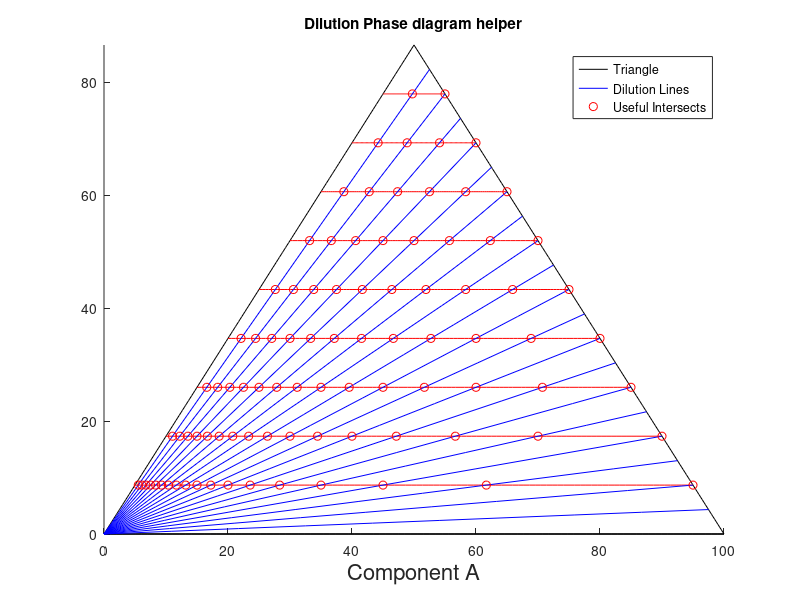

Source code (MATLAB):
close all
cos60 = 0.5;
sin60 = sqrt(3)/2;
tan60 = sqrt(3);

%Set up 3 lines of triangle
scale = 100;
x_h = linspace(0,scale);
h = zeros(size(x_h));
x_up = linspace(0,scale/2);
up= tan60*x_up;
top = tan60*x_up(end);
x_down=linspace(scale/2,scale);
down= 2*top-tan60*x_down;
triangle = [h, up, down];
x_triangle = [x_h, x_up, x_down];
figure 
hold on
plot(x_triangle,triangle,'k');

%draw horizontal lines (red)
div = 10;
div = scale/div;
i=div;
red_heights=[];

while(i<scale)
    start = i*cos60;
    finish = scale-start;
    new_x_h = linspace(start,finish,100);
    new_height = i*sin60;
    red_heights = [red_heights new_height];  %#ok<AGROW>
    new_h=new_height*ones(size(new_x_h));
    plot(new_x_h,new_h,'r','HandleVisibility','off');
    i=i+div;
end

%draw dilution lines
startpoints=zeros(2,19);
step=5;
i=step;
leg = true;
while(i<scale)
    index = i/5;
    startpoints(index,1)=scale - i*cos60;
    startpoints(index,2)=i*sin60;
    x_dilution = linspace(0,startpoints(index,1),10);
    if(leg)
        plot(x_dilution,startpoints(index,2)/startpoints(index,1)*x_dilution,'b');
        leg = false;
    else
        plot(x_dilution,startpoints(index,2)/startpoints(index,1)*x_dilution,'b','HandleVisibility','off');
    end
    i=i+step;
end

% calculate intersection points between the redheights and the
% dilutionlines
intersection_points = [];
for i = 1:size(startpoints)
    inv_slope = startpoints(i,1)/startpoints(i,2);
    sized = size(red_heights);
    entry = [i,0];
    intersection_points = [intersection_points; entry]; %#ok<AGROW>
    for j = 1:sized(2)
        x_val_on_line = red_heights(j)*inv_slope;
        if(x_val_on_line>startpoints(i,1))
            break %out of triangle
        else 
            entry = [x_val_on_line,red_heights(j)];
            intersection_points = [intersection_points; entry]; %#ok<AGROW>
            plot(x_val_on_line,red_heights(j),'ro');
            %figure out how to display all values later
            %num1 = sprintf('%0.2f',x_val_on_line);
            %num2 = sprintf('%0.2f',red_heights(j)); 
            %text(x_val_on_line,red_heights(j),strcat('x',num1,'y',num2), 'FontSize',4);
        end
    end
end

%calculate positions of intersection based on triangle edge values, use
%inverted triangle to calculate the three values. declare empty array of
%size intersection points but 3 extra columns. from there algorithm to use
%first two values, and scale to calculate all other values
disp('number then zeros mean line number, ordered bottom first');
disp(' xcoor \\ ycoor \\ bottomside \\ leftside \\ rightside');
sized = size(intersection_points);
intersection_points = [intersection_points zeros(sized(1),3)]; % resize array
for i=1:sized(1)
    if(intersection_points(i,2)==0) %indicator for not a point
        continue
    else
        x = intersection_points(i,1);
        y = intersection_points(i,2);
        %bottomside
        xb = x-y/tan60;
        intersection_points(i,3) = xb;
        %leftside
        xl = (x+y/tan60)*0.5; %calculate x,y for the point 120deg on the leftside
        yl = xl*tan60;
        intersection_points(i,4) = scale - sqrt(xl^2+yl^2); %invertscale
        %rightside
        intersection_points(i,5) = scale - intersection_points(i,3) - intersection_points(i,4);
    end
end
disp(intersection_points(:,:));
disp(' xcoor \\ ycoor \\ bottomside \\ leftside \\ rightside');

%Plot fanciness
xlim([0 scale]);
ylim([0 inf]);
title('Dilution Phase diagram helper');
xlabel('Component A','fontsize',16); 
legend({'Triangle','Dilution Lines', 'Useful Intersects'},'Location','northeast');
